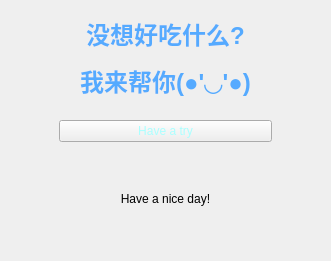
      <widget class="CardWidget" name="MyHaveATryWidget">
       <property name="minimumSize">
        <size>
         <width>331</width>
         <height>261</height>
        </size>
       </property>
       <layout class="QVBoxLayout" name="verticalLayout_3">
        <item>
         <layout class="QHBoxLayout" name="horizontalLayout_2">
          <item>
           <spacer name="horizontalSpacer_3">
            <property name="orientation">
             <enum>Qt::Horizontal</enum>
            </property>
            <property name="sizeType">
             <enum>QSizePolicy::Fixed</enum>
            </property>
            <property name="sizeHint" stdset="0">
             <size>
              <width>48</width>
              <height>20</height>
             </size>
            </property>
           </spacer>
          </item>
          <item>
           <layout class="QVBoxLayout" name="verticalLayout_2">
            <item>
             <layout class="QVBoxLayout" name="verticalLayout">
              <item>
               <widget class="TitleLabel" name="MyHaveATryLabel">
                <property name="styleSheet">
                 <string notr="true">#MyHaveATryLabel{
	font: 75 26pt &quot;微软雅黑&quot;;
}</string>
                </property>
                <property name="text">
                 <string>&lt;html&gt;&lt;head/&gt;&lt;body&gt;&lt;p align=&quot;center&quot;&gt;&lt;span style=&quot; font-size:18pt; font-weight:600; color:#55aaff;&quot;&gt;没想好吃什么?&lt;/span&gt;&lt;/p&gt;&lt;p align=&quot;center&quot;&gt;&lt;span style=&quot; font-size:18pt; font-weight:600; color:#55aaff;&quot;&gt;我来帮你(●'◡'●)&lt;/span&gt;&lt;/p&gt;&lt;/body&gt;&lt;/html&gt;</string>
                </property>
                <property name="buddy">
                 <cstring>tryButton</cstring>
                </property>
               </widget>
              </item>
              <item>
               <spacer name="verticalSpacer">
                <property name="orientation">
                 <enum>Qt::Vertical</enum>
                </property>
                <property name="sizeType">
                 <enum>QSizePolicy::Fixed</enum>
                </property>
                <property name="sizeHint" stdset="0">
                 <size>
                  <width>40</width>
                  <height>10</height>
                 </size>
                </property>
               </spacer>
              </item>
             </layout>
            </item>
            <item>
             <widget class="PrimaryPushButton" name="tryButton">
              <property name="styleSheet">
               <string notr="true">PushButton, ToolButton, ToggleButton, ToggleToolButton {
    color: black;
    background: rgba(255, 255, 255, 0.7);
    border: 1px solid rgba(0, 0, 0, 0.073);
    border-bottom: 1px solid rgba(0, 0, 0, 0.183);
    border-radius: 5px;
    /* font: 14px 'Segoe UI', 'Microsoft YaHei'; */
    padding: 5px 12px 6px 12px;
    outline: none;
}
#tryButton {	
	font: 15pt &quot;Terminal&quot;;
	color:rgb(170, 255, 255)
}

ToolButton {
    padding: 5px 9px 6px 8px;
}

PushButton[hasIcon=false] {
    padding: 5px 12px 6px 12px;
}

PushButton[hasIcon=true] {
    padding: 5px 12px 6px 36px;
}

DropDownToolButton, PrimaryDropDownToolButton {
    padding: 5px 31px 6px 8px;
}

DropDownPushButton[hasIcon=false],
PrimaryDropDownPushButton[hasIcon=false] {
    padding: 5px 31px 6px 12px;
}

DropDownPushButton[hasIcon=true],
PrimaryDropDownPushButton[hasIcon=true] {
    padding: 5px 31px 6px 36px;
}

PushButton:hover, ToolButton:hover, ToggleButton:hover, ToggleToolButton:hover {
    background: rgba(249, 249, 249, 0.5);
}

PushButton:pressed, ToolButton:pressed, ToggleButton:pressed, ToggleToolButton:pressed {
    color: rgba(0, 0, 0, 0.63);
    background: rgba(249, 249, 249, 0.3);
    border-bottom: 1px solid rgba(0, 0, 0, 0.073);
}

PushButton:disabled, ToolButton:disabled, ToggleButton:disabled, ToggleToolButton:disabled {
    color: rgba(0, 0, 0, 0.36);
    background: rgba(249, 249, 249, 0.3);
    border: 1px solid rgba(0, 0, 0, 0.06);
    border-bottom: 1px solid rgba(0, 0, 0, 0.06);
}


PrimaryPushButton,
PrimaryToolButton,
ToggleButton:checked,
ToggleToolButton:checked {
    color: white;
    background-color: #009faa;
    border: 1px solid #00a7b3;
    border-bottom: 1px solid #007780;
}

PrimaryPushButton:hover,
PrimaryToolButton:hover,
ToggleButton:checked:hover,
ToggleToolButton:checked:hover {
    background-color: #00a7b3;
    border: 1px solid #2daab3;
    border-bottom: 1px solid #007780;
}

PrimaryPushButton:pressed,
PrimaryToolButton:pressed,
ToggleButton:checked:pressed,
ToggleToolButton:checked:pressed {
    color: rgba(255, 255, 255, 0.63);
    background-color: #3eabb3;
    border: 1px solid #3eabb3;
}

PrimaryPushButton:disabled,
PrimaryToolButton:disabled,
ToggleButton:checked:disabled,
ToggleToolButton:checked:disabled {
    color: rgba(255, 255, 255, 0.9);
    background-color: rgb(205, 205, 205);
    border: 1px solid rgb(205, 205, 205);
}

SplitDropButton,
PrimarySplitDropButton {
    border-left: none;
    border-top-left-radius: 0;
    border-bottom-left-radius: 0;
}

#splitPushButton,
#splitToolButton,
#primarySplitPushButton,
#primarySplitToolButton {
    border-top-right-radius: 0;
    border-bottom-right-radius: 0;
}

#splitPushButton:pressed,
#splitToolButton:pressed,
SplitDropButton:pressed {
    border-bottom: 1px solid rgba(0, 0, 0, 0.183);
}

PrimarySplitDropButton:pressed {
    border-bottom: 1px solid #007780;
}

#primarySplitPushButton, #primarySplitToolButton {
    border-right: 1px solid #3eabb3;
}

#primarySplitPushButton:pressed, #primarySplitToolButton:pressed {
    border-bottom: 1px solid #007780;
}

HyperlinkButton {
    /* font: 14px 'Segoe UI', 'Microsoft YaHei'; */
    padding: 6px 12px 6px 12px;
    color: #009faa;
    border: none;
    border-radius: 6px;
    background-color: transparent;
}

HyperlinkButton:hover {
    background-color: rgba(0, 0, 0, 15);
}

HyperlinkButton:pressed {
    background-color: rgba(0, 0, 0, 7);
}

HyperlinkButton:disabled {
    color: rgba(0, 0, 0, 0.43)
}


RadioButton {
    min-height: 24px;
    max-height: 24px;
    background-color: transparent;
    font: 14px 'Segoe UI', 'Microsoft YaHei', 'PingFang SC';
    color: black;
}

RadioButton::indicator {
    width: 18px;
    height: 18px;
    border-radius: 11px;
    border: 2px solid #999999;
    background-color: rgba(0, 0, 0, 5);
    margin-right: 4px;
}

RadioButton::indicator:hover {
    background-color: rgba(0, 0, 0, 0);
}

RadioButton::indicator:pressed {
    border: 2px solid #bbbbbb;
    background-color: qradialgradient(spread:pad, cx:0.5, cy:0.5, radius:0.5, fx:0.5, fy:0.5,
            stop:0 rgb(255, 255, 255),
            stop:0.5 rgb(255, 255, 255),
            stop:0.6 rgb(225, 224, 223),
            stop:1 rgb(225, 224, 223));
}

RadioButton::indicator:checked {
    height: 22px;
    width: 22px;
    border: none;
    border-radius: 11px;
    background-color: qradialgradient(spread:pad, cx:0.5, cy:0.5, radius:0.5, fx:0.5, fy:0.5,
            stop:0 rgb(255, 255, 255),
            stop:0.5 rgb(255, 255, 255),
            stop:0.6 #009faa,
            stop:1 #009faa);
}

RadioButton::indicator:checked:hover {
    background-color: qradialgradient(spread:pad, cx:0.5, cy:0.5, radius:0.5, fx:0.5, fy:0.5,
            stop:0 rgb(255, 255, 255),
            stop:0.6 rgb(255, 255, 255),
            stop:0.7 #009faa,
            stop:1 #009faa);
}

RadioButton::indicator:checked:pressed {
    background-color: qradialgradient(spread:pad, cx:0.5, cy:0.5, radius:0.5, fx:0.5, fy:0.5,
            stop:0 rgb(255, 255, 255),
            stop:0.5 rgb(255, 255, 255),
            stop:0.6 #009faa,
            stop:1 #009faa);
}

RadioButton:disabled {
    color: rgba(0, 0, 0, 110);
}

RadioButton::indicator:disabled {
    border: 2px solid #bbbbbb;
    background-color: transparent;
}

RadioButton::indicator:disabled:checked {
    border: none;
    background-color: qradialgradient(spread:pad, cx:0.5, cy:0.5, radius:0.5, fx:0.5, fy:0.5,
            stop:0 rgb(255, 255, 255),
            stop:0.5 rgb(255, 255, 255),
            stop:0.6 rgba(0, 0, 0, 0.2169),
            stop:1 rgba(0, 0, 0, 0.2169));
}

TransparentToolButton,
TransparentToggleToolButton,
TransparentDropDownToolButton,
TransparentPushButton,
TransparentDropDownPushButton,
TransparentTogglePushButton {
    background-color: transparent;
    border: none;
    border-radius: 5px;
    margin: 0;
}

TransparentToolButton:hover,
TransparentToggleToolButton:hover,
TransparentDropDownToolButton:hover,
TransparentPushButton:hover,
TransparentDropDownPushButton:hover,
TransparentTogglePushButton:hover {
    background-color: rgba(0, 0, 0, 9);
    border: none;
}

TransparentToolButton:pressed,
TransparentToggleToolButton:pressed,
TransparentDropDownToolButton:pressed,
TransparentPushButton:pressed,
TransparentDropDownPushButton:pressed,
TransparentTogglePushButton:pressed {
    background-color: rgba(0, 0, 0, 6);
    border: none;
}

TransparentToolButton:disabled,
TransparentToggleToolButton:disabled,
TransparentDropDownToolButton:disabled,
TransprentPushButton:disabled,
TransparentDropDownPushButton:disabled,
TransprentTogglePushButton:disabled {
    background-color: transparent;
    border: none;
}


PillPushButton,
PillPushButton:hover,
PillPushButton:pressed,
PillPushButton:disabled,
PillPushButton:checked,
PillPushButton:checked:hover,
PillPushButton:checked:pressed,
PillPushButton:disabled:checked,
PillToolButton,
PillToolButton:hover,
PillToolButton:pressed,
PillToolButton:disabled,
PillToolButton:checked,
PillToolButton:checked:hover,
PillToolButton:checked:pressed,
PillToolButton:disabled:checked {
    background-color: transparent;
    border: none;
}
</string>
              </property>
              <property name="text">
               <string>Have a try</string>
              </property>
             </widget>
            </item>
            <item>
             <widget class="DisplayLabel" name="MyShowMealLabel">
              <property name="styleSheet">
               <string notr="true">#MyShowMealLabel{
	font: 16pt &quot;Terminal&quot;;
}</string>
              </property>
              <property name="text">
               <string>Have a nice day!</string>
              </property>
              <property name="alignment">
               <set>Qt::AlignCenter</set>
              </property>
             </widget>
            </item>
           </layout>
          </item>
          <item>
           <spacer name="horizontalSpacer_2">
            <property name="orientation">
             <enum>Qt::Horizontal</enum>
            </property>
            <property name="sizeType">
             <enum>QSizePolicy::Fixed</enum>
            </property>
            <property name="sizeHint" stdset="0">
             <size>
              <width>48</width>
              <height>20</height>
             </size>
            </property>
           </spacer>
          </item>
         </layout>
        </item>
       </layout>
      </widget>
